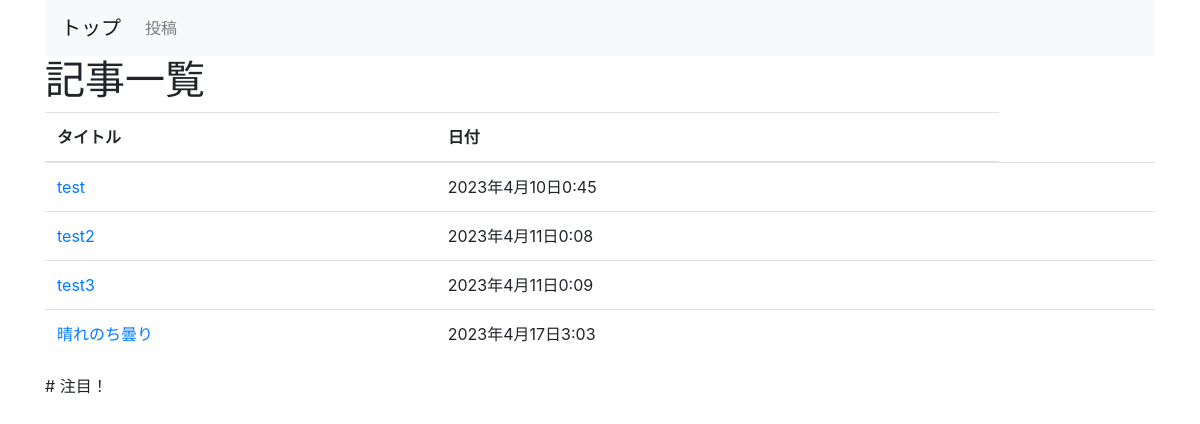
Before: /blog/post_list with the older database file.
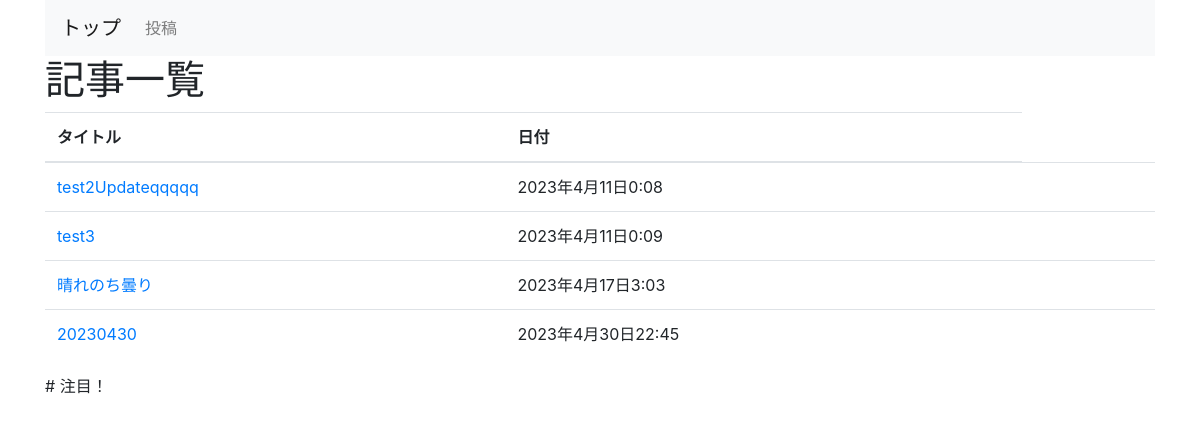
After: the same page with the newer database file.
### blog/models.py (models this page shows, shortened)
class Post(models.Model):
    title = models.CharField('タイトル', max_length=200)
    text = models.TextField('本文')
    date = models.DateTimeField('日付', default=timezone.now)

### blog/views.py (the view)
# urls.py: path('post_list', views.PostListView.as_view(), name='post_list'),
class PostListView(generic.ListView):
    model = Post # 一覧表示させたいモデルを呼び出し

### blog/templates/blog/post_list.html (shortened to what this page needs)
{% extends 'base.html' %}
{% block content %}
<h1>記事一覧</h1>
<table class="table">
  <thead>
    <tr>
      <th>タイトル</th>
      <th>日付</th>
    </tr>
  </thead>
  <tbody>
    {% for post in post_list %}
    <tr>
      <td><a href="{% url 'blog:post_detail' post.pk %}">{{ post.title }}</a></td>
      <td>{{ post.date }}</td>
      <td>
      </td>
      <td>
      </td>
    </tr>
    {% endfor %}
  </tbody>
</table>
{% endblock %}

Changed rows visible on the page:
removed Post: title "test", date "2023年4月10日0:45"
changed Post: title "test2" → "test2Updateqqqqq"
added Post: title "20230430", date "2023年4月30日22:45"
